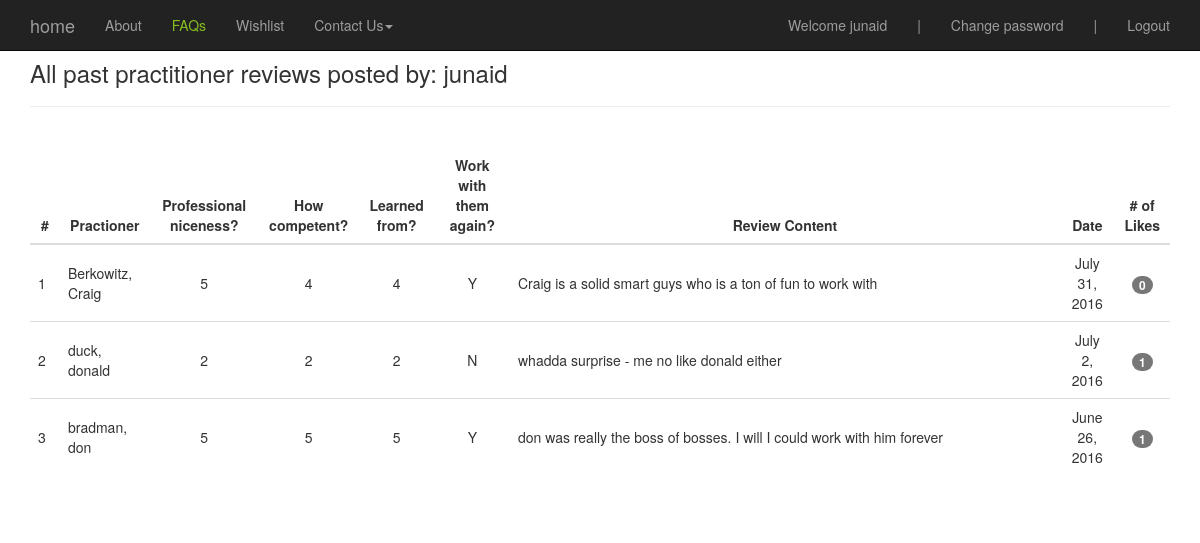
Screenshot of /myaccount/myreviews/1/ (signed in) with the database file from the repository.
### reviews/models.py (models this page shows, shortened)
class Review(models.Model):
	user = models.ForeignKey(settings.AUTH_USER_MODEL)
	employee = models.ForeignKey("Employee") #in quotes because model defined later
	length_working = models.PositiveIntegerField(verbose_name="how long have you worked with this person? (months)?")
	ques1 = models.PositiveIntegerField(verbose_name="How nice is this person in their professional interactions (1-5)? (5 = most)?", validators=[MinValueValidator(1), MaxValueValidator(5)])
	ques2 = models.PositiveIntegerField(verbose_name="How competent is this person in their domain of expertise (1-5)? (5 = most)", validators=[MinValueValidator(1), MaxValueValidator(5)])
	ques3 = models.PositiveIntegerField(verbose_name="How much did you learn from this person while working with them (1-5)? (5 = most)", validators=[MinValueValidator(1), MaxValueValidator(5)])
	timestamp = models.DateTimeField(auto_now=False, auto_now_add=True)
	WORK_AGAIN_CHOICES = (
	    ('Y', 'Yes'),
	    ('N', 'No'),
	)
	work_again =  models.CharField(verbose_name="would you work with this person again if you had the choice?",
									max_length=1, choices=WORK_AGAIN_CHOICES, null=False)
	content = models.TextField(verbose_name="Please provide some comments on what it was like to work with this person",
									max_length=1500, validators=[ MinLengthValidator(60, message="Please enter a more impactful review")])
	class Meta:
		unique_together = (("user", "employee"),)  #really important - prevents dups

class Employee(models.Model):
	tracking_id = models.IntegerField()
	first_name = models.CharField(max_length=120)
	last_name = models.CharField(max_length=120)
	email = models.CharField(max_length=120, null=True, blank=True)
	level = models.CharField(max_length=120)
	service_area = models.CharField(max_length=120)
	service_line = models.CharField(max_length=120, null=True, blank=True)
	office = models.CharField(max_length=120)
	is_live = models.BooleanField(default=True)
	timestamp = models.DateTimeField(auto_now=False, auto_now_add=True)
	@property
	def full_name(self):
		return ''.join([self.last_name, ', ', self.first_name])
	def __unicode__(self):
		return self.full_name

### reviews/views.py (the view)
# urls.py: url(r'^myaccount/myreviews/(?P<pk>\d+)/$', emp.view_past_user_reviews, name='past_user_reviews'),
@login_required
def view_past_user_reviews(request, pk=None):
	user_review_queryset = Review.objects.filter(user=request.user).order_by('-timestamp')
	user_review_queryset = user_review_queryset.annotate(num_votes=Count('votereview'))
	context = {
	"username": request.user,
	"user_review_queryset": user_review_queryset,
	}
	return render(request, "all_reviews_by_user.html", context)

### templates/all_reviews_by_user.html (shortened to what this page needs)
{% extends "base.html" %}
{% block content %}
<div class='container'>
<h3> All past practitioner reviews posted by: {{username}} </h3>
<hr/>
 	<div class='row'>
		<div class='col-sm-12'>
		<br>
		<table class="table">
			      <THEAD>
			        <TR>
			          <TH style="text-align:center">#</TH>
			          <TH style="text-align:center">Practioner</TH>
			          <TH style="text-align:center">Professional niceness?</TH>
			          <TH style="text-align:center" >How competent?</TH>
			          <TH style="text-align:center">Learned from?</TH>
			          <TH style="text-align:center">Work with them again?</TH>
			          <TH style="text-align:center" width="400">Review Content</TH>
			          <TH style="text-align:center">Date</TH>
			          <TH style="text-align:center"># of Likes</TH>
			        </TR>
			      </THEAD>
			      <TBODY>
			        {% for obj in user_review_queryset %}
			        <TR>
			          <TD class="vert-align" width="30">{{ forloop.counter }}</TD>
			          <TD class="vert-align" >{{obj.employee}} </TD>
			          <TD class="vert-hor-align">{{obj.ques1}}</TD>
			          <TD class="vert-hor-align">{{obj.ques2}}</TD>
			          <TD class="vert-hor-align">{{obj.ques3}}</TD>
			          <TD class="vert-hor-align">{{obj.work_again}}</TD>
			          <TD class="vert-align" width="550" >{{obj.content}}</TD>
			          <TD class="vert-hor-align">{{ obj.timestamp|date}}</TD>
			          <TD class="vert-hor-align"><span class="badge badge-info">{{obj.num_votes}}</span></TD>
			        {% endfor %}
			        </TR>
			      </TBODY>
			    </TABLE>
		<br>
		</div>
	</div>
</div>
{% endblock %}

### templates/navbar.html (shortened to what this page needs)
    <nav class="navbar navbar-inverse navbar-fixed-top">
      <div class="container">
        <div class="navbar-header">
          <a class="navbar-brand" href='{% url "user_homepage" %}'>home</a>
        </div>
        <div id="navbar" class="navbar-collapse collapse">
        <ul class="nav navbar-nav">
              <li ><a href='{% url "about_us" %}'>About</a></li>
              <li ><a href='{% url "site_faqs" %}'><z style="color:#85BC22">FAQs</z></a></li>
              {% if request.user.is_authenticated  %}
              <li ><a href='{% url "feature_wishlist" %}'>Wishlist</a></li>
              {% endif %}
              <li class="dropdown">
                <a href="#" class="dropdown-toggle" data-toggle="dropdown" role="button" aria-haspopup="true" aria-expanded="false">Contact Us<span class="caret"></span></a>
              </li>
            </ul>
          <ul class="nav navbar-nav navbar-right">
          {% if request.user.is_authenticated  %}
            <li><a href=''>Welcome {{request.user}}</a></li>
            <li><a href=''>|</a></li>
            <li><a href='accounts/password/change/'>Change password</a></li>
            <li><a href=''>|</a></li>
            <li><a href='{% url "auth_logout" %}'>Logout</a></li>
          {% else %}
            <li><a href='accounts/password/reset/'> Reset </a></li>
            <li><a href='{% url "ver_question" %}'> Register </a></li>
          {% endif %}
          </ul>
        </div>
      </div>
    </nav>

### static/css/base.css (style rules this page uses)
.table tbody>tr>td.vert-align { vertical-align: middle; }
.table tbody>tr>td.vert-hor-align { vertical-align: middle; text-align: center; }
.navbar { margin-bottom:0; }

### rows the page displays
Review: employee "Berkowitz, Craig", ques1 "5", ques2 "4", ques3 "4", work_again "Y", content "Craig is a solid smart guys who is a ton of fun to work with", timestamp "July 31, 2016", num_votes "0"
Review: employee "duck, donald", ques1 "2", ques2 "2", ques3 "2", work_again "N", content "whadda surprise - me no like donald either", timestamp "July 2, 2016", num_votes "1"
Review: employee "bradman, don", ques1 "5", ques2 "5", ques3 "5", work_again "Y", content "don was really the boss of bosses. I will I could work with him forever", timestamp "June 26, 2016", num_votes "1"

### other values shown
{{ request.user }} "junaid"
{{ username }} "junaid"
